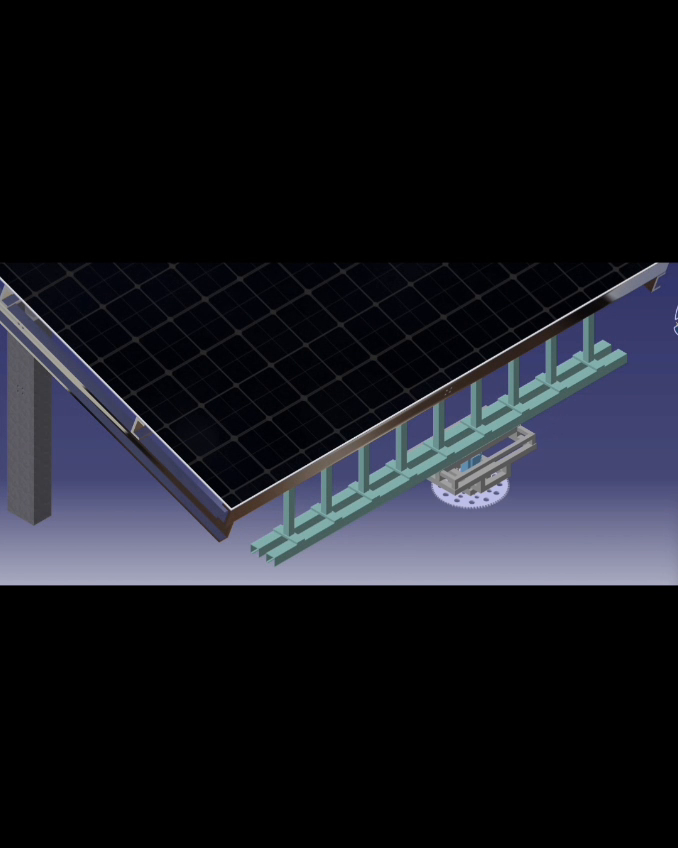
#> input picture frame 35 of WhatsApp Video 2026-03-09 at 11.04.12 AM (1).mp4, 678 x 848 px, given in place of the camera
$ python basic_detection.py
#> lines starting #> are read from the running program, lines starting #| are printed output that depends on the picture; after the words box and inside, x2 and y2 are one past the last pixel; in counts of white or black regions, pixels touching at a corner belong together
### vision/robot_controller.py
"""
robot_controller.py
===================
Simulated robot controller.

What this module does
---------------------
Receives a command string (MOVE / STOP / CUT) from the vision system and:

  1. Prints a human-readable status to the terminal.
  2. Logs every command to  robot_log.txt  with a timestamp.
  3. (Optional) sends a single ASCII byte over a serial port to a real
     Arduino – enabled automatically when  serial_port  is provided.

Serial protocol (for Arduino integration)
------------------------------------------
  'M'  →  MOVE  – motors running, blade off
  'S'  →  STOP  – all motors off
  'C'  →  CUT   – blade motor on, drive motors off

Arduino sketch: see  arduino/robot_control.ino
"""

from __future__ import annotations

import logging
import time
from datetime import datetime
from pathlib import Path

# ── logging setup ──────────────────────────────────────────────────────────
LOG_FILE = Path("robot_log.txt")

logging.basicConfig(
    level=logging.INFO,
    format="%(asctime)s  %(levelname)-7s  %(message)s",
    datefmt="%Y-%m-%d %H:%M:%S",
    handlers=[
        logging.StreamHandler(),
        logging.FileHandler(LOG_FILE, mode="a", encoding="utf-8"),
    ],
)
logger = logging.getLogger("RobotController")

# ── command byte map ──────────────────────────────────────────────────────
_CMD_BYTES = {
    "MOVE": b"M",
    "STOP": b"S",
    "CUT":  b"C",
}

_EMOJI = {
    "MOVE": "🟢 MOVE  – robot moving forward",
    "STOP": "🔴 STOP  – weed detected, robot stopped",
    "CUT":  "⚡ CUT   – cutting blade activated",
}


class RobotController:
    """
    Simulated (and optionally real) robot command dispatcher.

    Parameters
    ----------
    serial_port : str | None
        Serial port to use for Arduino communication (e.g. '/dev/ttyUSB0'
        on Linux, 'COM3' on Windows).  Leave  None  for simulation-only.
    baud_rate : int
        Baud rate for serial communication (must match Arduino sketch).
    debounce_s : float
        Minimum seconds between identical consecutive commands.  Prevents
        flooding the serial port / log when the scene is static.
    """

    def __init__(
        self,
        serial_port: str | None = None,
        baud_rate: int = 9600,
        debounce_s: float = 0.5,
    ):
        self.debounce_s = debounce_s
        self._last_cmd: str = ""
        self._last_time: float = 0.0
        self._ser = None

        if serial_port:
            self._open_serial(serial_port, baud_rate)

    # ── serial helpers ────────────────────────────────────────────────────

    # [9 lines left out: function _open_serial, not called in this run]

    def _send_serial(self, cmd: str):
        if self._ser and self._ser.is_open:
            try:
                self._ser.write(_CMD_BYTES.get(cmd, b"S"))
            except Exception as exc:  # noqa: BLE001
                logger.warning("Serial write failed: %s", exc)

    # ── public API ────────────────────────────────────────────────────────

    def execute(self, command: str):
        """
        Dispatch a robot command.

        Parameters
        ----------
        command : str
            One of  'MOVE',  'STOP',  or  'CUT'.
        """
        command = command.upper().strip()
        if command not in _CMD_BYTES:
            logger.warning("Unknown command '%s' – defaulting to STOP", command)
            command = "STOP"

        now = time.monotonic()
        # Debounce – skip if same command sent very recently
        if command == self._last_cmd and (now - self._last_time) < self.debounce_s:
            return

        self._last_cmd = command
        self._last_time = now

        # Terminal output
        print(f"\n  [{datetime.now().strftime('%H:%M:%S')}]  {_EMOJI[command]}")

        # File log
        logger.info("Command: %s", command)

        # Arduino serial
        self._send_serial(command)

    # [5 lines left out: function close, not called in this run]

    def __del__(self):
        self.close()

### vision/basic_detection.py
"""
basic_detection.py
==================
Stage 1 – OpenCV HSV-based weed detection.

What this script does
---------------------
1. Reads a live webcam feed (or a video file / single image).
2. Converts every frame from BGR to HSV colour space.
3. Applies a green-colour mask to isolate vegetation.
4. Finds contours of the masked regions.
5. Draws labelled bounding boxes around detected weeds.
6. Computes a *weed coverage percentage* for the frame.
7. Triggers a simulated robot action (MOVE / STOP / CUT) based on that
   percentage and sends the command string to the RobotController.

Run directly
------------
    python vision/basic_detection.py                    # webcam
    python vision/basic_detection.py --source video.mp4
    python vision/basic_detection.py --source image.jpg
    python vision/basic_detection.py --source demo      # synthetic demo frame

Press  Q  to quit the live window.
"""

import argparse
import sys
import cv2
import numpy as np

from .robot_controller import RobotController

# ── HSV colour range for green vegetation ────────────────────────────────────
# Hue: 35-85  covers yellow-green → deep green
# Sat: 40-255 filters out white/grey sky reflections
# Val: 40-255 filters out very dark (shadow) pixels
HSV_LOWER_GREEN = np.array([35, 40, 40], dtype=np.uint8)
HSV_UPPER_GREEN = np.array([85, 255, 255], dtype=np.uint8)

# Morphological kernel – removes tiny noise blobs
MORPH_KERNEL = cv2.getStructuringElement(cv2.MORPH_ELLIPSE, (7, 7))

# Detection thresholds (weed coverage % of the frame area)
THRESHOLD_STOP = 5.0   # >= 5 % → stop the robot
THRESHOLD_CUT = 15.0   # >= 15 % → activate cutting blade


class WeedDetector:
    """
    OpenCV-based green-vegetation detector.

    Parameters
    ----------
    min_contour_area : int
        Ignore contours smaller than this (filters out noise).
    show_mask : bool
        If True, show the binary HSV mask in a separate window.
    """

    def __init__(self, min_contour_area: int = 500, show_mask: bool = False):
        self.min_contour_area = min_contour_area
        self.show_mask = show_mask
        self.controller = RobotController()

    # ── internal helpers ─────────────────────────────────────────────────────

    def _build_mask(self, frame: np.ndarray) -> np.ndarray:
        """Return a cleaned binary mask for green regions in *frame*."""
        hsv = cv2.cvtColor(frame, cv2.COLOR_BGR2HSV)
        raw_mask = cv2.inRange(hsv, HSV_LOWER_GREEN, HSV_UPPER_GREEN)
        # Remove noise, then fill small holes
        cleaned = cv2.morphologyEx(raw_mask, cv2.MORPH_OPEN, MORPH_KERNEL)
        cleaned = cv2.morphologyEx(cleaned, cv2.MORPH_DILATE, MORPH_KERNEL)
        return cleaned

    def _find_weed_contours(self, mask: np.ndarray):
        """Return contours that exceed the minimum area threshold."""
        contours, _ = cv2.findContours(
            mask, cv2.RETR_EXTERNAL, cv2.CHAIN_APPROX_SIMPLE
        )
        return [c for c in contours if cv2.contourArea(c) >= self.min_contour_area]

    def _coverage_percent(self, mask: np.ndarray) -> float:
        """Return the percentage of the frame covered by green pixels."""
        total_pixels = mask.shape[0] * mask.shape[1]
        green_pixels = int(np.count_nonzero(mask))
        return round(100.0 * green_pixels / total_pixels, 2)

    # ── public API ────────────────────────────────────────────────────────────

    def process_frame(self, frame: np.ndarray) -> dict:
        """
        Analyse a single BGR frame.

        Returns
        -------
        dict with keys:
            annotated  – frame with bounding boxes drawn
            mask       – binary green mask
            contours   – list of OpenCV contours
            coverage   – weed coverage % (float)
            action     – robot command string
        """
        mask = self._build_mask(frame)
        contours = self._find_weed_contours(mask)
        coverage = self._coverage_percent(mask)

        # Determine robot action
        if coverage >= THRESHOLD_CUT:
            action = "CUT"
        elif coverage >= THRESHOLD_STOP:
            action = "STOP"
        else:
            action = "MOVE"

        self.controller.execute(action)

        # Draw annotations on a copy of the frame
        annotated = frame.copy()
        for cnt in contours:
            x, y, w, h = cv2.boundingRect(cnt)
            cv2.rectangle(annotated, (x, y), (x + w, y + h), (0, 255, 0), 2)
            cv2.putText(
                annotated,
                f"WEED ({cv2.contourArea(cnt):.0f}px²)",
                (x, y - 6),
                cv2.FONT_HERSHEY_SIMPLEX,
                0.5,
                (0, 255, 0),
                1,
                cv2.LINE_AA,
            )

        # HUD overlay
        hud_color = (0, 0, 255) if action in ("STOP", "CUT") else (0, 220, 0)
        cv2.putText(
            annotated,
            f"Coverage: {coverage:.1f}%   Action: {action}",
            (10, 28),
            cv2.FONT_HERSHEY_SIMPLEX,
            0.75,
            hud_color,
            2,
            cv2.LINE_AA,
        )
        cv2.putText(
            annotated,
            f"Weeds found: {len(contours)}",
            (10, 56),
            cv2.FONT_HERSHEY_SIMPLEX,
            0.65,
            (255, 255, 255),
            1,
            cv2.LINE_AA,
        )

        return {
            "annotated": annotated,
            "mask": mask,
            "contours": contours,
            "coverage": coverage,
            "action": action,
        }

    def run(self, source=0):
        """
        Run the detector on a webcam index, video path, or image path.
        Pass  source='demo'  to synthesise a test frame without a camera.
        """
#> called with source = 0
        # ── synthetic demo mode ──────────────────────────────────────────────
        if source == "demo":
            frame = _make_demo_frame()
            result = self.process_frame(frame)
            _show_result(result, self.show_mask)
            print(f"\n[Demo] Coverage: {result['coverage']}%  →  Action: {result['action']}")
            cv2.waitKey(0)
            cv2.destroyAllWindows()
            return

        # ── image mode ───────────────────────────────────────────────────────
        if isinstance(source, str):
            img = cv2.imread(source)
            if img is None:
                sys.exit(f"[ERROR] Cannot load image: {source}")
            result = self.process_frame(img)
            _show_result(result, self.show_mask)
            print(f"[Image] Coverage: {result['coverage']}%  →  Action: {result['action']}")
            cv2.waitKey(0)
            cv2.destroyAllWindows()
            return

        # ── video / webcam mode ──────────────────────────────────────────────
        cap = cv2.VideoCapture(source)
        if not cap.isOpened():
            sys.exit(f"[ERROR] Cannot open video source: {source}")

        print("[INFO] Running weed detector … press Q to quit.")
        while True:
            ret, frame = cap.read()
#> frame is the input picture: shape (848, 678, 3); mean B, G, R 33.4, 26.1, 24.8
            if not ret:
                break

            result = self.process_frame(frame)
#> in _build_mask, `hsv = cv2.cvtColor(frame, cv2.COLOR_BGR2HSV)`: hsv: shape (848, 678, 3); mean H, S, V 42.9, 39.4, 33.6
#> in _build_mask, `raw_mask = cv2.inRange(hsv, HSV_LOWER_GREEN, HSV_UPPER_GREEN)`:
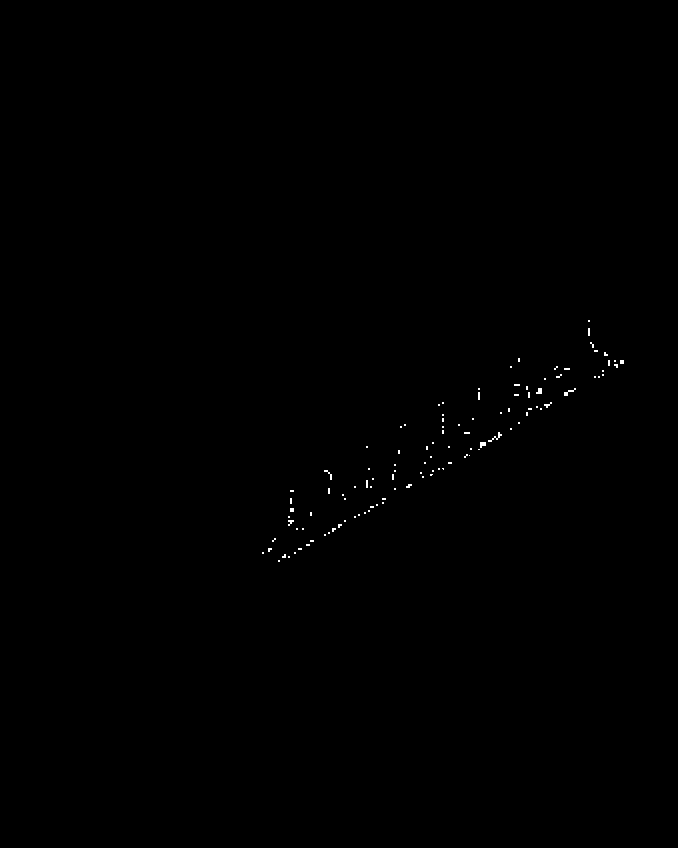
#> raw_mask: shape (848, 678); 0.16% white in thin lines or dots, all inside (x1, y1, x2, y2) = (262, 320, 624, 562)
#> in _build_mask, `cleaned = cv2.morphologyEx(raw_mask, cv2.MORPH_OPEN, MORPH_KERNEL)`: cleaned: shape (848, 678); every value is 0
#> in _find_weed_contours, `contours, _ = cv2.findContours( mask, cv2.RETR_EXTERNAL, cv2.CHAIN_APP..`: contours = []
#> in _coverage_percent, `green_pixels = int(np.count_nonzero(mask))`: green_pixels = 0
#> in process_frame, `cv2.putText( annotated, f"Weeds found: {len(contours)}", (10, 56), cv2..`:
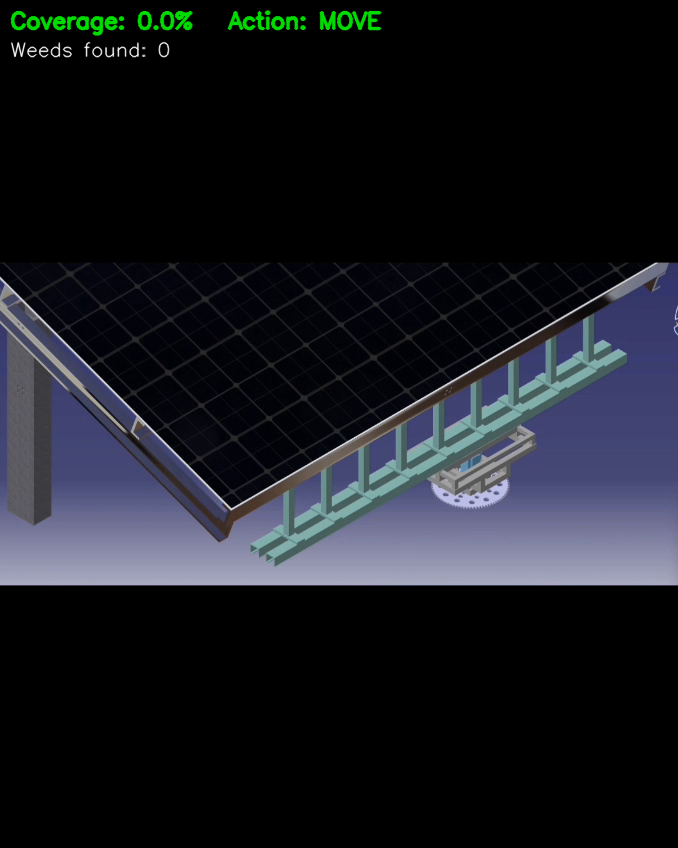
#> annotated: shape (848, 678, 3); mean B, G, R 33.6, 27.4, 25
#> result = 5 items
            cv2.imshow("Weed Detection – OpenCV", result["annotated"])
            if self.show_mask:
                cv2.imshow("Green Mask", result["mask"])

            if cv2.waitKey(1) & 0xFF == ord("q"):
#> (key q is pressed here)
                break

        cap.release()
        cv2.destroyAllWindows()


# ── helpers ────────────────────────────────────────────────────────────────

# [36 lines left out: functions _make_demo_frame, _show_result, not called in this run]


# ── CLI entry point ────────────────────────────────────────────────────────

def _parse_args():
    parser = argparse.ArgumentParser(description="OpenCV weed detector")
    parser.add_argument(
        "--source",
        default=0,
        help="Video source: webcam index (0), video path, image path, or 'demo'",
    )
    parser.add_argument(
        "--min-area",
        type=int,
        default=500,
        help="Minimum contour area to consider a weed (px²)",
    )
    parser.add_argument(
        "--show-mask",
        action="store_true",
        help="Display the green HSV mask in a separate window",
    )
    return parser.parse_args()


if __name__ == "__main__":
    args = _parse_args()
    source = args.source
    # Convert numeric string to int for webcam index
    if isinstance(source, str) and source.isdigit():
        source = int(source)
    detector = WeedDetector(min_contour_area=args.min_area, show_mask=args.show_mask)
    detector.run(source=source)

$ run again, starting later in the video
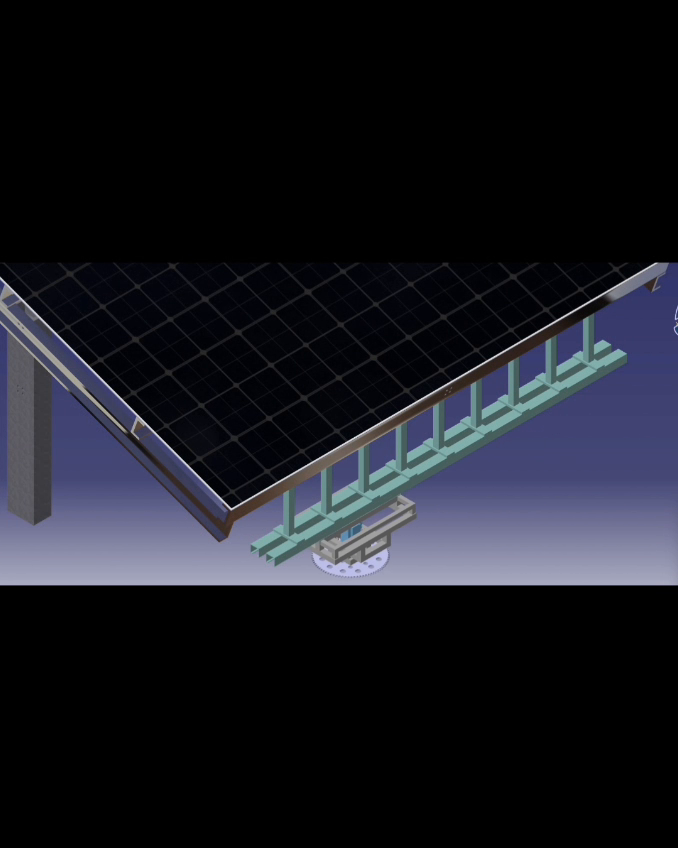
#> input picture frame 160 of WhatsApp Video 2026-03-09 at 11.04.12 AM (1).mp4, 678 x 848 px, given in place of the camera
#> in run, frame is the input picture: shape (848, 678, 3); mean B, G, R 33.1, 25.7, 24.4
#> hsv: shape (848, 678, 3); mean H, S, V 42.8, 39.8, 33.3
#> raw_mask: shape (848, 678); 0.15% white in thin lines or dots, all inside (x1, y1, x2, y2) = (262, 318, 624, 562)
#> cleaned: shape (848, 678); every value is 0
#> in _find_weed_contours, `contours, _ = cv2.findContours( mask, cv2.RETR_EXTERNAL, cv2.CHAIN_APP..`: contours = []
#> green_pixels = 0
#> in process_frame, `cv2.putText( annotated, f"Weeds found: {len(contours)}", (10, 56), cv2..`:
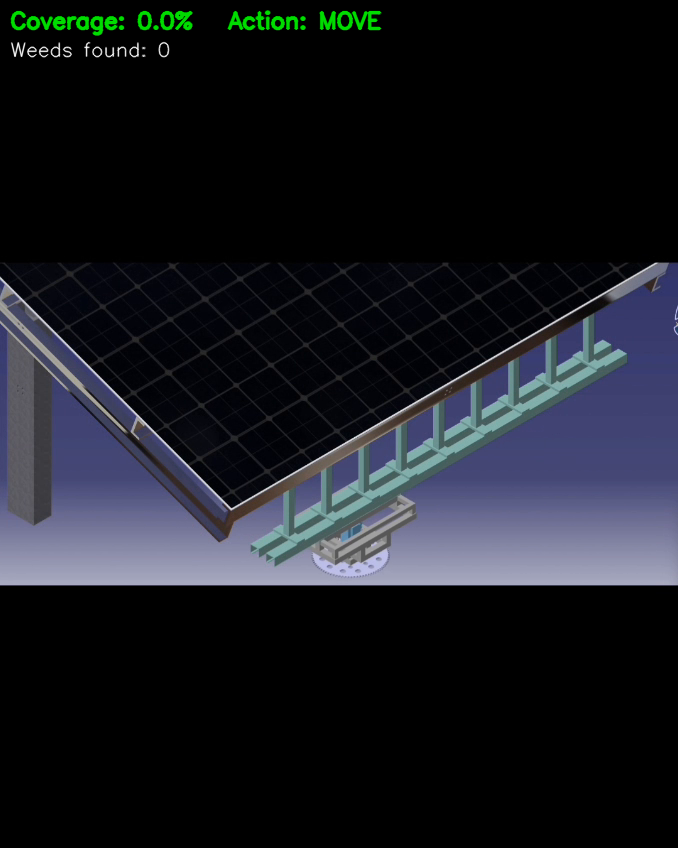
#> annotated: shape (848, 678, 3); mean B, G, R 33.3, 27, 24.6
#> result = 5 items
